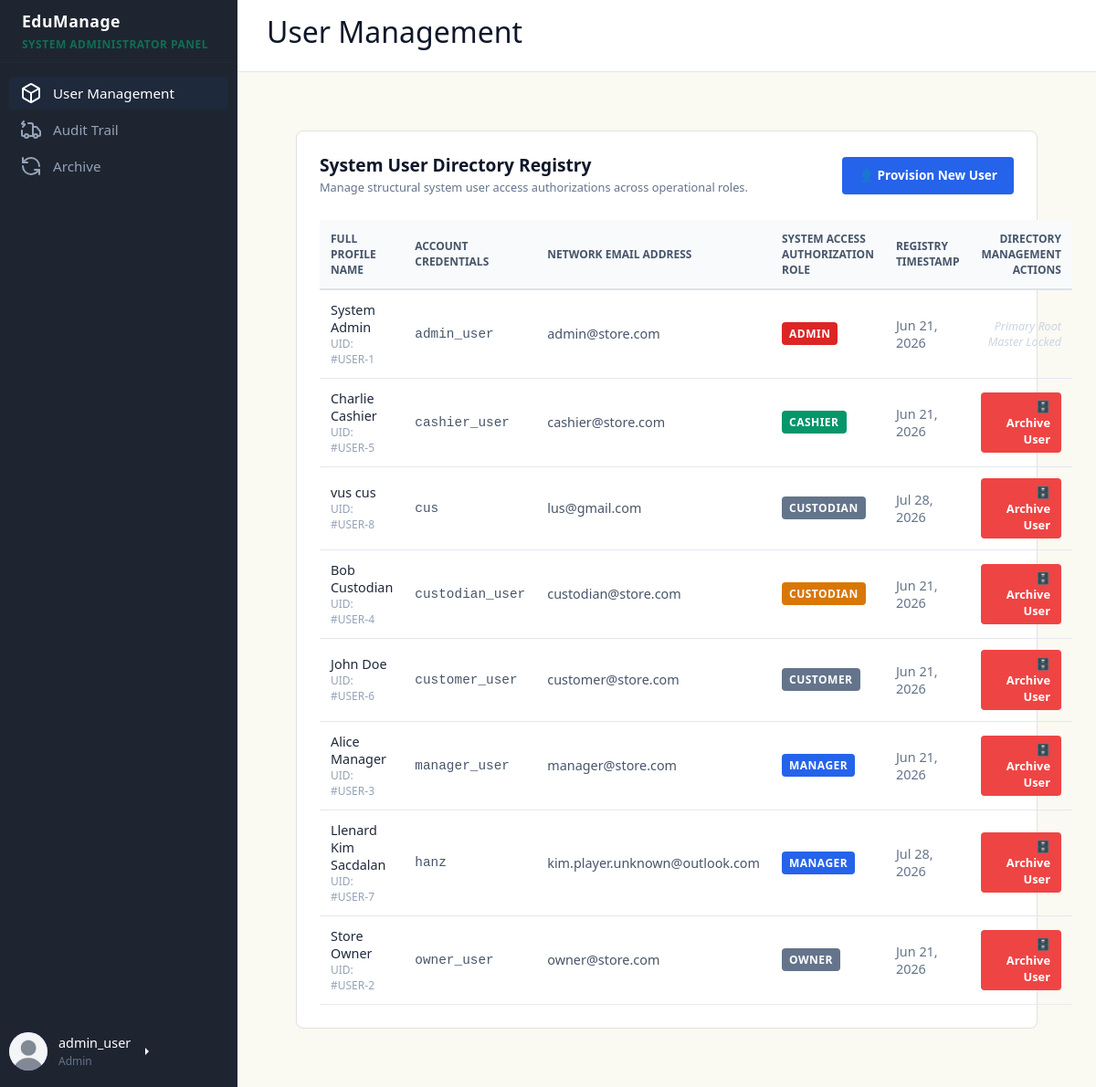
The app's page /dashboards/admin/admin_dashboard.php (signed in) with its own data.
### tables this page shows
CREATE TABLE `users` (
  `user_id` int(11) NOT NULL,
  `first_name` varchar(50) NOT NULL,
  `last_name` varchar(50) NOT NULL,
  `profile_picture` varchar(255) DEFAULT 'default.jpg',
  `email` varchar(100) NOT NULL,
  `username` varchar(50) NOT NULL,
  `password_hash` varchar(255) NOT NULL,
  `role` varchar(20) NOT NULL,
  `is_archived` tinyint(1) NOT NULL DEFAULT 0,
  `created_at` datetime DEFAULT current_timestamp()
);

### dashboards/admin/modules/users.php (the view, shortened to what this page needs)
<?php
$users_query = "SELECT user_id, first_name, last_name, email, username, role, created_at FROM users WHERE is_archived = 0 ORDER BY role ASC, last_name ASC";
$users_result = $conn->query($users_query);
?>
<div class="user-management-module" style="background: white; padding: 25px; border-radius: 8px; border: 1px solid #e0e0e0; font-family: system-ui, -apple-system, sans-serif;">
    <div style="display: flex; justify-content: space-between; align-items: center; margin-bottom: 25px;">
        <div>
            <h3 style="margin: 0; font-size: 1.2rem; font-weight: 600; color: #0f172a;">System User Directory Registry</h3>
            <p style="margin: 4px 0 0 0; font-size: 0.8rem; color: #64748b;">Manage structural system user access authorizations across operational roles.</p>
        </div>
        <button onclick="document.getElementById('userCreationModal').style.display='flex';" style="background: #2563eb; color: white; border: none; padding: 10px 18px; font-size: 0.85rem; font-weight: bold; border-radius: 4px; cursor: pointer; display: flex; align-items: center; gap: 6px;">
            👤 Provision New User
        </button>
    </div>
    <table style="width: 100%; border-collapse: collapse; text-align: left; font-size: 0.9rem;">
        <thead>
            <tr style="background: #f8f9fa; border-bottom: 2px solid #dee2e6;">
                <th style="padding: 12px; color: #475569;">Full Profile Name</th>
                <th style="padding: 12px; color: #475569;">Account Credentials</th>
                <th style="padding: 12px; color: #475569;">Network Email Address</th>
                <th style="padding: 12px; color: #475569;">System Access Authorization Role</th>
                <th style="padding: 12px; color: #475569;">Registry Timestamp</th>
                <th style="padding: 12px; text-align: right; color: #475569;">Directory Management Actions</th>
            </tr>
        </thead>
        <tbody>
            <?php if ($users_result->num_rows === 0): ?>
                <tr>
                    <td colspan="6" style="padding: 24px; text-align: center; color: #868e96; font-style: italic;">No active accounts matching directory index scope rules.</td>
                </tr>
            <?php else: ?>
                <?php while ($user = $users_result->fetch_assoc()): ?>
                    <tr style="border-bottom: 1px solid #e9ecef; transition: background 0.15s;" onmouseover="this.style.background='#fafafa'" onmouseout="this.style.background='transparent'">
                        <td style="padding: 12px; font-weight: 500; color: #1e293b;">
                            <?= htmlspecialchars($user['first_name'] . ' ' . $user['last_name']) ?>
                            <span style="display:block; font-size:0.75rem; color:#94a3b8;">UID: #USER-<?= $user['user_id'] ?></span>
                        </td>
                        <td style="padding: 12px; font-family: monospace; color: #475569;"><?= htmlspecialchars($user['username']) ?></td>
                        <td style="padding: 12px; color: #475569;"><?= htmlspecialchars($user['email']) ?></td>
                        <td style="padding: 12px;">
                            <?php
                            $role_tint = '#64748b';
                            if ($user['role'] === 'Admin') $role_tint = '#dc2626';
                            if ($user['role'] === 'Manager') $role_tint = '#2563eb';
                            if ($user['role'] === 'Custodian') $role_tint = '#d97706';
                            if ($user['role'] === 'Cashier') $role_tint = '#059669';
                            ?>
                            <span style="background: <?= $role_tint ?>; color: white; padding: 4px 8px; border-radius: 4px; font-size: 0.75rem; font-weight: bold; text-transform: uppercase; letter-spacing: 0.5px;">
                                <?= htmlspecialchars($user['role']) ?>
                            </span>
                        </td>
                        <td style="padding: 12px; color: #64748b;"><?= date('M d, Y', strtotime($user['created_at'])) ?></td>
                        <td style="padding: 12px; text-align: right;">
                                                        <?php if ($user['user_id'] != 1): ?>
                                <a href="admin_dashboard.php?page=users&archive_user_id=<?= $user['user_id'] ?>" onclick="return confirm('Confirm deactivation? This profile context will be completely removed from active login endpoints.');" style="background: #ef4444; color: white; border: none; padding: 6px 12px; font-size: 0.8rem; font-weight: bold; border-radius: 4px; text-decoration: none; display: inline-block; cursor: pointer;">
                                    🗄️ Archive User
                                </a>
                            <?php else: ?>
                                <small style="color: #cbd5e1; font-style: italic;">Primary Root Master Locked</small>
                            <?php endif; ?>
                        </td>
                    </tr>
                <?php endwhile; ?>
            <?php endif; ?>
        </tbody>
    </table>
</div>

### dashboards/admin/adminsidebar.php (shortened to what this page needs)
<aside>
    <div class="brand">
        EduManage
        <span>System Administrator Panel</span>
    </div>
    <ul class="menu">
        <li class="menu-item active">
            <a href="admin_dashboard.php?page=users"><?php include("../../icons/box-icon.html") ?> <span>User Management</span></a>
        </li>
        <li class="menu-item">
            <a href="admin_dashboard.php?page=audit-trail"><?php include("../../icons/truck-icon.html") ?> <span>Audit Trail</span></a>
        </li>
        <li class="menu-item">
            <a href="admin_dashboard.php?page=archive"><?php include("../../icons/cycle-icon.html") ?> <span>Archive</span></a>
        </li>
    </ul>
    <div class="btn-group dropend mb-2">
        <a role="button" class="user-profile dropdown-toggle text-white text-decoration-none" data-bs-toggle="dropdown" aria-expanded="false">
            <div class="avatar">
                <?php if (!empty($user['profile_picture'])): ?>
                    <img
                        src="../../uploads/profile_pictures/<?= htmlspecialchars($user['profile_picture']) ?>"
                        alt="Profile Picture">
                <?php else: ?>
                    <?= strtoupper(substr($user['username'], 0, 2)) ?>
                <?php endif; ?>
            </div>
            <div class="user-info" style="text-align: left;">
                <span style="font-size: 0.9rem;">
                    <?= htmlspecialchars($user['username']) ?>
                </span>
                <span style="font-size: 0.75rem; color: var(--text-muted);">
                    <?= htmlspecialchars($user['role']) ?>
                </span>
            </div>
        </a>
    </div>
</aside>

### css/style.css (style rules this page uses)
* { box-sizing: border-box; margin: 0; padding: 0; font-family: "Segoe UI", system-ui, sans-serif; }
body { background-color: var(--bg-main); color: var(--text-dark); display: flex; height: 100vh; overflow: hidden; }
aside { width: 260px; background-color: var(--bg-sidebar); color: #ffffff; display: flex; flex-direction: column; flex-shrink: 0; }
.brand { padding-inline: 24px; padding-block: 10px; font-size: 1.1rem; font-weight: bold; border-bottom: 1px solid var(--sidebar-active); letter-spacing: 0.5px; }
.brand span { color: var(--primary); display: block; font-size: 0.75rem; text-transform: uppercase; margin-top: 4px; }
.menu { list-style: none; padding: 15px 10px; display: flex; flex-direction: column; gap: 4px; flex-grow: 1; }
.menu-item a { display: flex; align-items: center; gap: 12px; color: #94a3b8; text-decoration: none; padding: 6px; padding-left: 12px; border-radius: 4px; font-size: 0.95rem; transition: all 0.2s; }
.menu-item.active a, .menu-item a:hover { background-color: var(--sidebar-active); color: #ffffff; }
.user-profile { display: flex; align-items: center; gap: 12px; padding-left: 10px; margin-bottom: 10px; }
.user-info { display: flex; flex-direction: column; gap: 1px; }
.avatar { width: 36px; height: 36px; background-color: var(--primary); color: #ffffff; border-radius: 50%; display: flex; align-items: center; justify-content: center; font-weight: bold; font-size: 0.9rem; }
.btn-group { display: flex; gap: 12px; }
table { width: 100%; border-collapse: collapse; text-align: left; }
th { background-color: #f8fafc; color: var(--text-muted); font-size: 0.75rem; text-transform: uppercase; font-weight: 700; padding: 14px 24px; border-bottom: 1px solid var(--border); }
td { padding: 16px 24px; border-bottom: 1px solid var(--border); font-size: 0.9rem; }
tr:last-child td { border-bottom: none; }
.avatar { width: 42px; height: 42px; border-radius: 50%; overflow: hidden; display: flex; align-items: center; justify-content: center; background: #6c63ff; color: white; font-weight: 600; }
.avatar img { width: 100%; height: 100%; object-fit: cover; }

### dashboards/admin/admin_dashboard.php (style rules this page uses)
.avatar { width: 42px; height: 42px; min-width: 42px; min-height: 42px; border-radius: 50%; overflow: hidden; display: flex; align-items: center; justify-content: center; font-weight: 600; }
.avatar img { width: 100%; height: 100%; object-fit: cover; display: block; }

### records on screen
users: profile_picture (placeholder picture), username "admin_user", role "Admin", first_name+last_name "System Admin", user_id "1", email "admin@store.com", role "ADMIN", created_at "Jun 21, 2026", shows "Primary Root Master Locked"
users: first_name+last_name "Charlie Cashier", user_id "5", username "cashier_user", email "cashier@store.com", role "CASHIER", created_at "Jun 21, 2026"
users: first_name+last_name "vus cus", user_id "8", username "cus", email "lus@gmail.com", role "CUSTODIAN", created_at "Jul 28, 2026"
users: first_name+last_name "Bob Custodian", user_id "4", username "custodian_user", email "custodian@store.com", role "CUSTODIAN", created_at "Jun 21, 2026"
users: first_name+last_name "John Doe", user_id "6", username "customer_user", email "customer@store.com", role "CUSTOMER", created_at "Jun 21, 2026"
users: first_name+last_name "Alice Manager", user_id "3", username "manager_user", email "manager@store.com", role "MANAGER", created_at "Jun 21, 2026"
users: first_name+last_name "Llenard Kim Sacdalan", user_id "7", username "hanz", email "kim.player.unknown@outlook.com", role "MANAGER", created_at "Jul 28, 2026"
users: first_name+last_name "Store Owner", user_id "2", username "owner_user", email "owner@store.com", role "OWNER", created_at "Jun 21, 2026"
